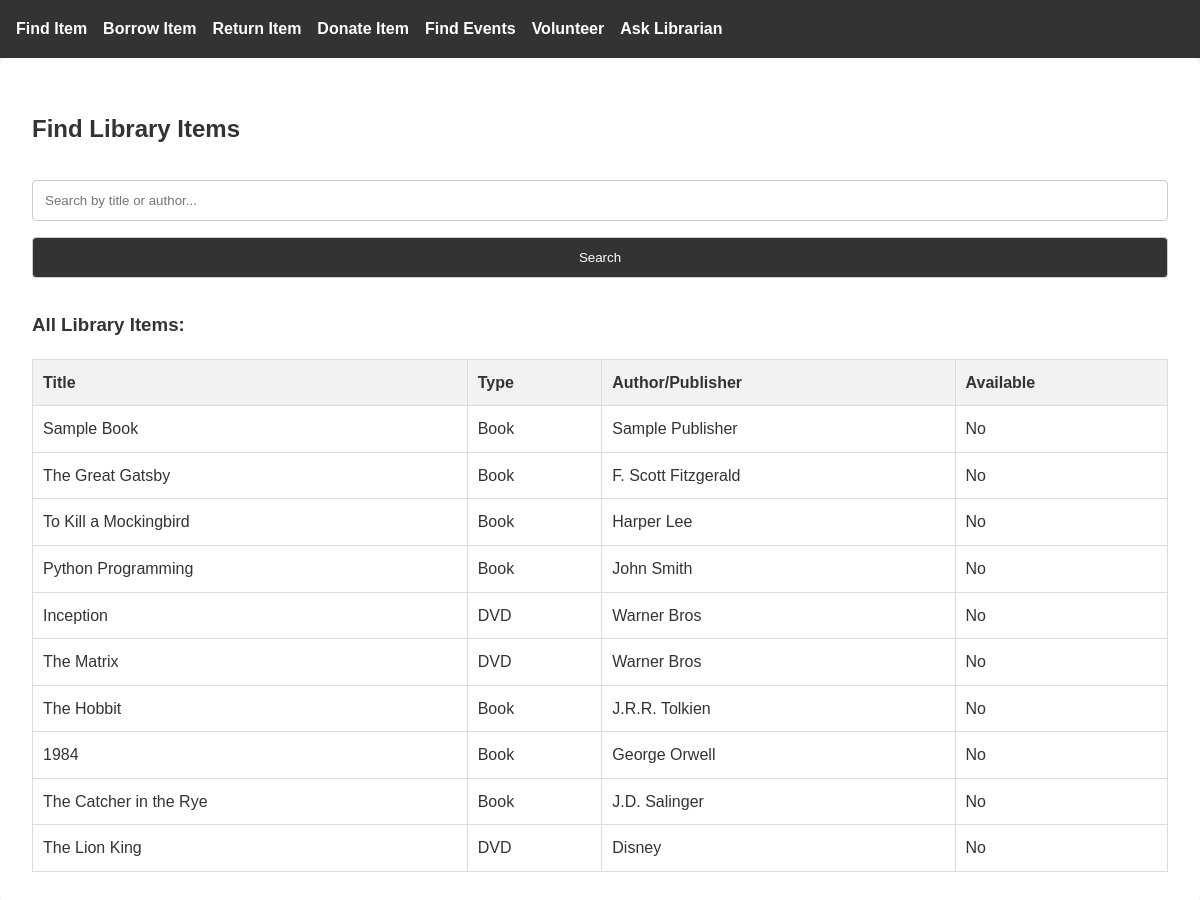
Page /find-item on the committed database.
### tables this page shows
CREATE TABLE Item (
            ItemID INTEGER PRIMARY KEY AUTOINCREMENT, 
            Title TEXT NOT NULL,
            Type TEXT NOT NULL,
            AuthorPublisher TEXT,
            AvailabilityStatus BOOLEAN DEFAULT 1,
            ISBN TEXT,
            PublicationYear INTEGER
        );

### app.py (the view)
@app.route('/find-item', methods=['GET', 'POST'])
def find_item():
    conn = get_db_connection()
    if request.method == 'POST':
        search_term = request.form['search_term']
        items = conn.execute(
            "SELECT * FROM Item WHERE Title LIKE ? OR AuthorPublisher LIKE ?",
            (f'%{search_term}%', f'%{search_term}%')
        ).fetchall()
    else:
        items = conn.execute("SELECT * FROM Item").fetchall()
    conn.close()
    return render_template('find_item.html', items=items)

### app.py (called while the page is built)
def get_db_connection():
    print("Connecting to database...")
    conn = sqlite3.connect('354_mini_project.db')
    conn.row_factory = sqlite3.Row
    return conn

### templates/find_item.html (shortened to what this page needs)
{% extends "base.html" %}
{% block content %}
<h2>Find Library Items</h2>
<form method="POST">
    <input type="text" name="search_term" placeholder="Search by title or author..." required>
    <button type="submit">Search</button>
</form>
{% if items %}
<h3>{% if request.method == 'POST' %}Search Results{% else %}All Library Items{% endif %}:</h3>
<table>
    <tr>
        <th>Title</th>
        <th>Type</th>
        <th>Author/Publisher</th>
        <th>Available</th>
    </tr>
    {% for item in items %}
    <tr>
        <td>{{ item['Title'] }}</td>
        <td>{{ item['Type'] }}</td>
        <td>{{ item['AuthorPublisher'] }}</td>
        <td>{{ 'Yes' if item['AvailabilityStatus'] else 'No' }}</td>
    </tr>
    {% endfor %}
</table>
{% else %}
<p>No items found in the library.</p>
{% endif %}
{% endblock %}

### static/styles.css (style rules this page uses)
body { font-family: Arial, sans-serif; margin: 0; padding: 0; background-color: #f9f9f9; color: #333; line-height: 1.6; }
table { width: 100%; border-collapse: collapse; margin-top: 1rem; background: white; }
th, td { border: 1px solid #ddd; padding: 10px; text-align: left; }
th { background-color: #f2f2f2; font-weight: bold; }
form { margin: 2rem 0; display: flex; flex-direction: column; gap: 1rem; }
input, button { padding: 0.75rem; border: 1px solid #ccc; border-radius: 4px; }
button { background-color: #333; color: white; cursor: pointer; transition: background 0.3s ease-in-out; }

### rows in the picture
Item: Title "Sample Book", Type "Book", AuthorPublisher "Sample Publisher", AvailabilityStatus "No"
Item: Title "The Great Gatsby", Type "Book", AuthorPublisher "F. Scott Fitzgerald", AvailabilityStatus "No"
Item: Title "To Kill a Mockingbird", Type "Book", AuthorPublisher "Harper Lee", AvailabilityStatus "No"
Item: Title "Python Programming", Type "Book", AuthorPublisher "John Smith", AvailabilityStatus "No"
Item: Title "Inception", Type "DVD", AuthorPublisher "Warner Bros", AvailabilityStatus "No"
Item: Title "The Matrix", Type "DVD", AuthorPublisher "Warner Bros", AvailabilityStatus "No"
Item: Title "The Hobbit", Type "Book", AuthorPublisher "J.R.R. Tolkien", AvailabilityStatus "No"
Item: Title "1984", Type "Book", AuthorPublisher "George Orwell", AvailabilityStatus "No"
Item: Title "The Catcher in the Rye", Type "Book", AuthorPublisher "J.D. Salinger", AvailabilityStatus "No"
Item: Title "The Lion King", Type "DVD", AuthorPublisher "Disney", AvailabilityStatus "No"
